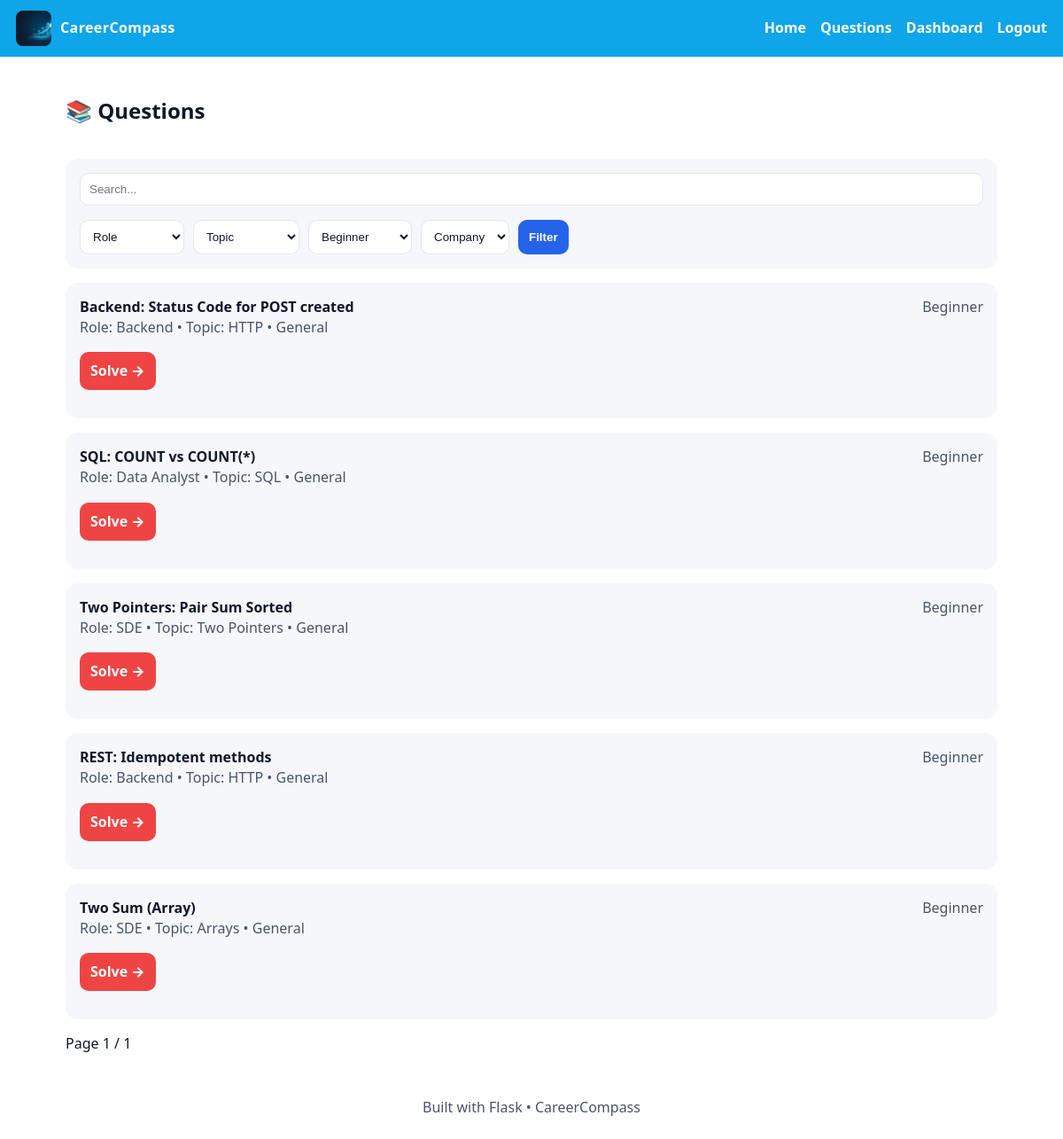
The page /practice/level/Beginner (signed in) on the database its author committed.
### models.py (models this page shows)
class Question(db.Model):
    id = db.Column(db.Integer, primary_key=True)
    title = db.Column(db.String(200), nullable=False)
    body = db.Column(db.Text, nullable=False)
    type = db.Column(db.String(20), default="mcq")       # "mcq" or "short"
    level = db.Column(db.String(32), default="Beginner")  # Beginner/Intermediate/Expert
    role = db.Column(db.String(64), default="SDE")        # SDE, Backend, Data Analyst, etc.
    topic = db.Column(db.String(64), default="Arrays")
    company = db.Column(db.String(64), default="General")
    option_a = db.Column(db.Text)
    option_b = db.Column(db.Text)
    option_c = db.Column(db.Text)
    option_d = db.Column(db.Text)
    correct_option = db.Column(db.String(1))
    answer = db.Column(db.Text)
    keyword = db.Column(db.String(64))
    explanation = db.Column(db.Text)

### app.py (the view)
@app.route("/practice/level/<level>")
@login_required
def practice_level(level: str):
    page = request.args.get("page", 1, type=int)
    query = Question.query.filter_by(level=level)
    pagination = query.order_by(Question.id.desc()).paginate(page=page, per_page=8, error_out=False)
    roles, topics, companies, levels = distinct_filters()
    return render_template(
        "questions.html",
        items=pagination.items,
        pagination=pagination,
        role="", topic="", level=level, company="", term="",
        roles=roles, topics=topics, companies=companies, levels=levels,
        title=f"{level} Practice"
    )

### app.py (called while the page is built)
@login_manager.user_loader
def load_user(user_id: str) -> Optional[User]:
    return User.query.get(int(user_id))

@app.before_request
def ensure_db_seeded():
    db.create_all()
    seed_if_empty()

def distinct_filters():
    roles = [r[0] for r in db.session.query(Question.role).distinct().all()]
    topics = [t[0] for t in db.session.query(Question.topic).distinct().all()]
    companies = [c[0] for c in db.session.query(Question.company).distinct().all()]
    levels = ["Beginner", "Intermediate", "Expert"]
    return roles, topics, companies, levels

### models.py (called while the page is built, shortened)
def seed_if_empty():
    if Question.query.first():
        return

### templates/questions.html (shortened to what this page needs)
{% extends "base.html" %}
{% block content %}
<div class="container stack">
  <h2>📚 Questions</h2>
  <form method="GET" class="stack section">
    <input type="text" name="q" value="{{ term }}" placeholder="Search...">
    <div style="display:flex; gap:10px; flex-wrap:wrap;">
      <select name="role">
        <option value="">Role</option>
      </select>
      <select name="topic">
        <option value="">Topic</option>
      </select>
      <select name="level">
        {% for lv in levels %}<option value="{{ lv }}" {% if lv==level %}selected{% endif %}>{{ lv }}</option>{% endfor %}
      </select>
      <select name="company">
        <option value="">Company</option>
      </select>
      <button class="btn btn-alt">Filter</button>
    </div>
  </form>
  <section class="stack">
    {% for q in items %}
      <article class="section">
        <div style="display:flex; justify-content:space-between; align-items:center; gap:10px;">
          <div style="font-weight:800;">{{ q.title }}</div>
          <span class="muted">{{ q.level }}</span>
        </div>
        <div class="muted">Role: {{ q.role }} • Topic: {{ q.topic }} • {{ q.company }}</div>
        <p><a class="btn btn-cta" href="{{ url_for('question_detail', qid=q.id) }}">Solve →</a></p>
      </article>
    {% endfor %}
  </section>
  {% set args = request.args.to_dict() %}
  {% set base = request.path %}
  <div style="display:flex; gap:10px; align-items:center;">
    <div>Page {{ pagination.page }} / {{ pagination.pages }}</div>
  </div>
</div>
{% endblock %}

### static/css/theme.css (style rules this page uses)
:root { --bg:#ffffff; --panel:#f5f7fb; --ink:#0f172a; --muted:#475569; --brand:#0ea5e9; --accent:#ef4444; --info:#2563eb; --good:#16a34a; --warn:#f59e0b; --pink:#db2777; --radius:14px; --gap:14px; }
* { box-sizing:border-box }
html,body { height:100% }
body { margin:0;background:var(--bg);color:var(--ink);font-family:system-ui,-apple-system,Segoe UI,Roboto,"Helvetica Neue",Arial,sans-serif;line-height:1.45 }
.container { max-width:1100px;margin:0 auto;padding:24px }
.stack { display:grid;gap:16px }
.section { background:var(--panel);border-radius:var(--radius);padding:16px }
.btn { display:inline-block;padding:10px 12px;border-radius:10px;text-decoration:none;font-weight:800;border:none;cursor:pointer }
.btn-cta { background:var(--accent);color:#fff }
.btn-alt { background:var(--info);color:#fff }
input,select,textarea,button { padding:10px;border-radius:10px;border:1px solid #e5e7eb;color:inherit;background:#fff }
a { color:var(--info) }
.muted { color:var(--muted) }

### rows shown on the page
Question: title "Backend: Status Code for POST created", level "Beginner", role "Backend", topic "HTTP", company "General"
Question: title "SQL: COUNT vs COUNT(*)", level "Beginner", role "Data Analyst", topic "SQL", company "General"
Question: title "Two Pointers: Pair Sum Sorted", level "Beginner", role "SDE", topic "Two Pointers", company "General"
Question: title "REST: Idempotent methods", level "Beginner", role "Backend", topic "HTTP", company "General"
Question: title "Two Sum (Array)", level "Beginner", role "SDE", topic "Arrays", company "General"

### other values the page prints
{{ pagination.page }} "1"
{{ pagination.pages }} "1"
form field level "Beginner"
